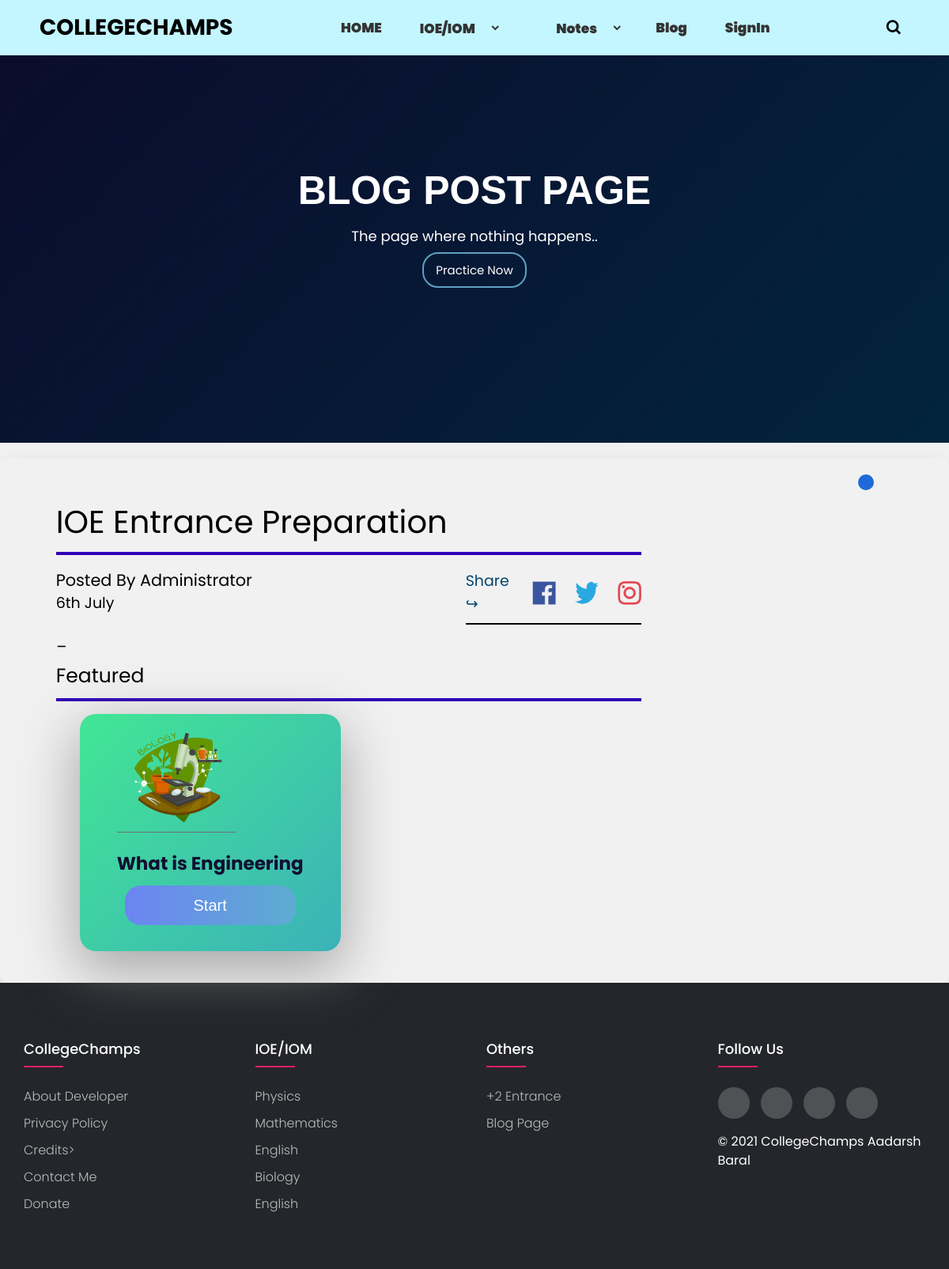
Page /post/5/?slug=IOE+Entrance+Preparation on the committed database.
### collegechamps/models.py (models this page shows, shortened)
class Post(db.Model):
    id = db.Column(db.Integer, primary_key=True)
    title = db.Column(db.String(100), nullable=False)
    slug = db.Column(db.String(100), nullable = False)
    subtitle = db.Column(db.Text, nullable = False)
    content = db.Column(db.Text, nullable=False)
    img = db.Column(db.Text, nullable=True)
    date_posted = db.Column(db.DateTime, nullable=False, default=datetime.now(timezone.utc))
    to_redirect = db.Column(db.String(20),nullable = True)
    image_file = db.Column(db.String(20), nullable=True)
    mock_title = db.Column(db.String(20), nullable = True)
    mock_content=db.Column(db.String(200), nullable = True)
    price  = db.Column(db.String(),nullable  = True)
    to_redirect = db.Column(db.String(20),nullable = True)
    featured = db.Column(db.String(20), nullable = True)
    subject_title  = db.Column(db.String(20),nullable = True)
    others1 = db.Column(db.String(20), nullable = True)
    others2 = db.Column(db.String(20), nullable = True)
    time_limit1 = db.Column(db.Integer())
    time_limit2 = db.Column(db.Integer())
    url_slug = db.Column(db.String(255))

### collegechamps/blog/routes.py (the view)
@blogs.route('/post/<int:post_id>/')
def post(post_id):
    feats = Post.query.filter_by(featured='featured')
    post = Post.query.get_or_404(post_id)
    return render_template('post.html', title=post.title, post=post, feats=feats)

### collegechamps/templates/post.html (shortened to what this page needs)
{% extends 'render.html' %}
{% block showcase_nav_foot %}
<div class="showcase">
    <div class="main-container">
      <h1 id="animate" class="showcase-maintext">Blog Post Page</h1>
      <p class="showcase-subtext">The page where nothing happens..</p>
      <a href="#" class="btn-secondary"
        >Practice Now </a>
    </div>
  </div>
{% endblock  %}
{% block sectionA %}
  <div>
    <div class="container">
      <div class="blog-grid-container">
        <div class="blog-2-1">
          <div>
            <div class="written-blog-container">
           <p class="blog-title">{{post.title}}</p>
              <div class="line col-1"></div>
              <div class="social-grid-container">
                <div class="author-date">
                  <p class="author">Posted By Administrator</p>
                  <p class="date-posted">6th July</p>
                </div>
                <div class="social-icons">
                  <p class="share">Share &#8618;</p>
                  <img
                    class="social-icon"
                    src="{{ url_for('static', filename='/img/facebook.png') }}"
                    alt=""
                  />
                  <img
                    class="social-icon"
                    src="{{ url_for('static', filename='/img/twitter.png') }}"
                    alt=""
                  />
                  <img
                    class="social-icon"
                    src="{{ url_for('static', filename='/img/instagram.png') }}"
                    alt=""
                  />
                </div>
              </div>
              <p class="blog-content">
                {{post.content | safe}}
              </p>
            </div>
          </div>
          <div class="card-blog-container">
            <p class="featured_post">Featured</p>
            <div class="line"></div>
            <div class="card-grid-container">
              {% for featured in feats %}
              <div class="card card1 less-margin">
                <div class="img_link_grid">
                  <img class="card_image" src="./img/biology-min.png" alt="" />
                  <div>
                    <h1 class="chapter-name">{{featured.title}}</h1>
                    <a href="{{url_for('blogs.featured_ids',feat_id =featured.id)}}" class="btn-primary">Start </a>
                  </div>
                </div>
              </div>
              {% endfor %}
            </div>
          </div>
        </div>
      </div>
    </div>
  </div>
{% endblock sectionA %}

### collegechamps/static/css/style.css (style rules this page uses)
.container { margin: auto; max-width: 1100px; }
.main-container { margin: auto; max-width: 1100px; }
.btn-secondary { padding: 10px 15px 10px 15px; border-radius: 20px; border: 2px solid #5ea1c0; color: white; cursor: pointer; font-size: 15px; transition: all 0.2s ease-in-out; }
.btn-primary { background-image: linear-gradient(to right, #6c84f2 0%, #5dadd1 51%, #516088 100%); font-family: "Prompt", sans-serif; font-size: 20px; cursor: pointer; padding: 10px 15px; margin: 2px 10px; text-align: center; transition: 0.5s; background-size: 200% auto; color: white; border-radius: 20px; display: block; }
* { padding: 0px; margin: 0px; box-sizing: border-box; }
a { text-decoration: none; color: black; }
body { font-family: "Poppins", sans-serif; }
.showcase { background: #0f121b; height: 70vh; display: flex; align-items: center; justify-content: center; text-align: center; font-family: 'Poppins' , sans-serif; line-height: 1.4; background-image: linear-gradient(315deg, #02243d 0%, #0b0b2c 100%); }
.showcase .showcase-maintext { font-family: "Poppins ", sans-serif; color: white; font-size: 50px; text-transform: uppercase; padding-bottom: 10px; }
.showcase .showcase-subtext { font-size: 18px; margin-bottom: 20px; color: white; }
.showcase #animate { margin: 0px; white-space: nowrap; overflow: hidden; animation: typing 4s steps(22, end) forwards, blink 0.6s infinite; }
.card-grid-container { margin: auto; max-width: 700px; display: grid; grid-template-columns: 1fr 1fr; }
.card { margin: 0px 10px 20px 10px; padding: 30px 60px; background: linear-gradient(135deg, #42e695 0%, #3bb2b8 100%); display: flex; flex-direction: column; border-radius: 20px; font-family: 'Poppins' , sans-serif; color: #101031; box-shadow: rgba(133, 133, 133, 0.686) 0px 22px 70px 4px; }
.card .img_link_grid { display: grid; grid-template-rows: 1fr 1fr; align-items: center; justify-content: center; padding: 0 20px 0 20px; }
.card .img_link_grid .card_image { border-bottom: 1px solid #707070; width: 150px; height: 140px; }
.card .chapter-name { padding-bottom: 8px; font-size: 23px; }
.less-margin { padding: 10px; margin-right: 10px; }
.blog-grid-container { margin: auto; max-width: 800px; align-items: flex-start; justify-content: center; font-family: "Poppins", sans-serif; line-height: 1.5; font-size: 19px; position: relative; }
.blog-grid-container .blog-title { font-size: 2.5rem; margin: 0.5rem 0 0.5rem 0; }
.blog-grid-container .line { height: 4px; width: 100%; margin-bottom: 1rem; background: #2e00b7; }
.blog-grid-container .author { font-size: 1.3rem; }
.blog-grid-container .date-posted { margin-bottom: 1rem; }
.blog-grid-container .written-blog-container .social-grid-container { display: grid; grid-template-columns: 70% 30%; align-items: center; }
.blog-grid-container .written-blog-container .social-icons { display: grid; grid-template-columns: 2fr 1fr 1fr 1fr; justify-content: center; grid-gap: 1.5rem; justify-content: center; align-items: center; padding-bottom: 10px; border-bottom: 2px solid black; }
.blog-grid-container .written-blog-container .social-icons .share { color: #00476d; }
.blog-grid-container .written-blog-container .social-icons .social-icon { width: 30px; height: 30px; }
.blog-grid-container .blog-content { color: black; text-align: left; line-height: 1.7; hyphens: auto; }
.featured_post { font-size: 25px; margin-bottom: 10px; margin-top: 10px; }
.blog-2-1 { margin: 30px 30px 0px 30px; }
.container { max-width: 1100px; margin: auto; }

### collegechamps/static/css/card.css (style rules this page uses)
* { box-sizing: border-box; }
body { background: #f1f1f1; font-family: "Rubik", sans-serif; }

### collegechamps/static/css/footer.css (style rules this page uses)
body { line-height: 1.5; font-family: 'Poppins', sans-serif; }
* { margin:0; padding:0; box-sizing: border-box; }
.container { max-width: 1170px; margin:auto; }

### collegechamps/templates/render.html (style rules this page uses)
* { margin: 0; padding: 0; box-sizing: border-box; font-family: "Poppins", sans-serif; }
body { min-height: 100vh; }

### rows in the picture
Post: title "IOE Entrance Preparation", content "_"
Post: title "What is Engineering"
